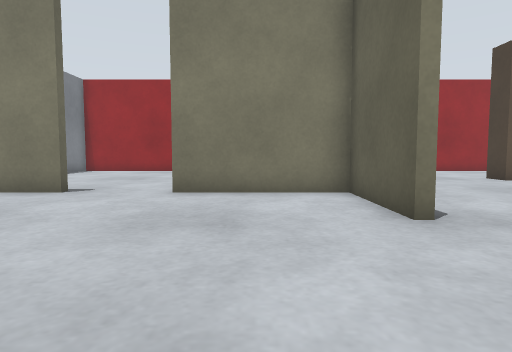
view 1 (above)

16 first-person views from a walk through a world built for the Gazebo simulator. The camera is 0.5 m above the floor, tilts 4° down and sees 75° across. The floor is counted in squares, 0.5 m on a side. Each view is taken from the middle of a square. On the plan, view 1 faces up. The plan holds only what a view shows up to about 12 squares ahead; the rest is blank. The robots in the file are not drawn.

view 2
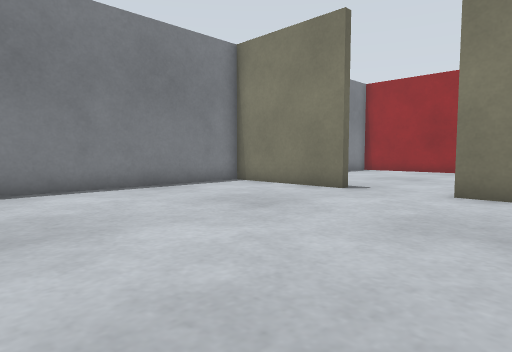

view 3
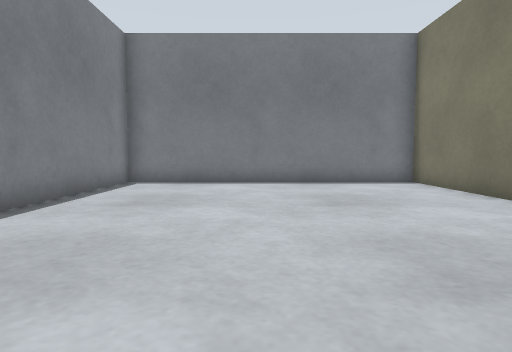

view 4
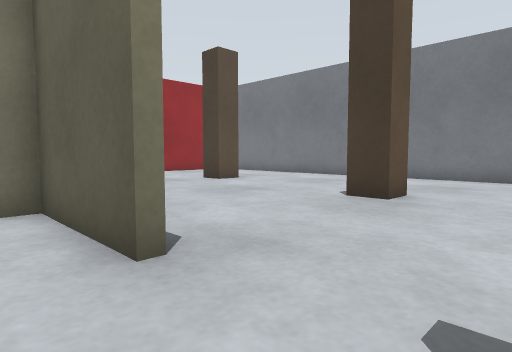

view 5
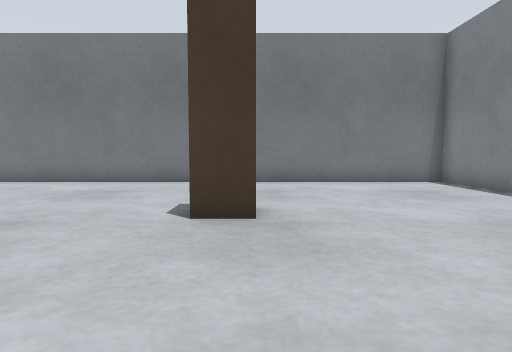

view 6
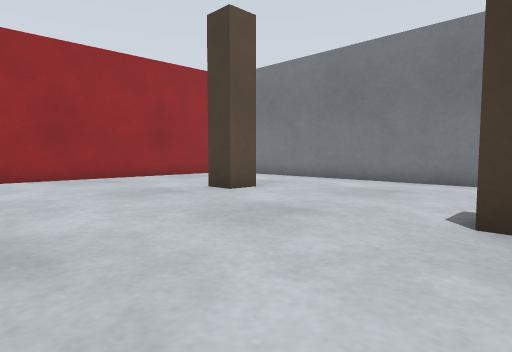

view 7
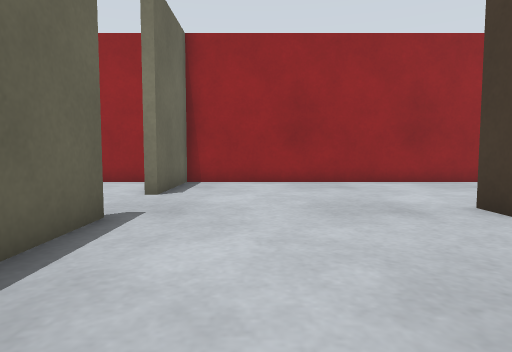

view 8
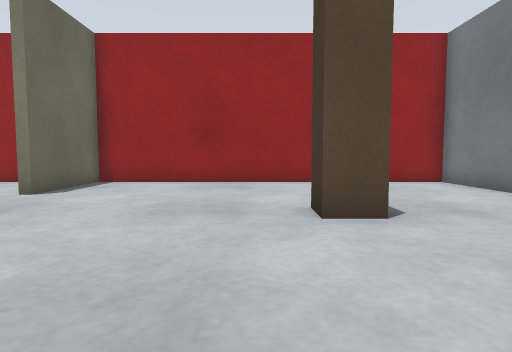

view 9
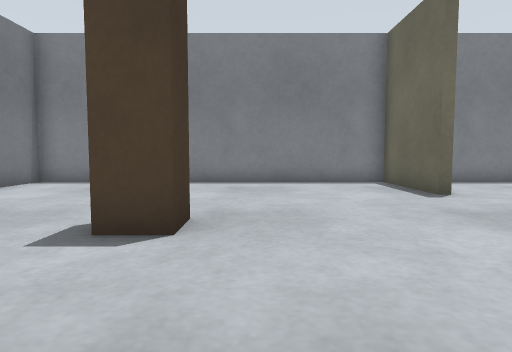

view 10
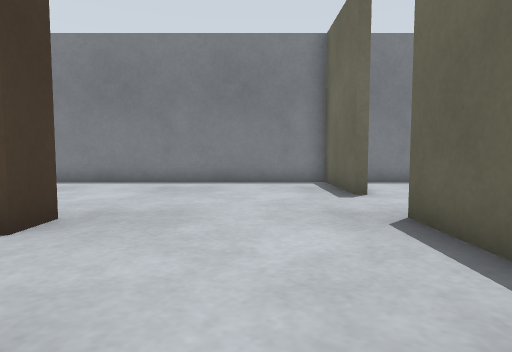

view 11
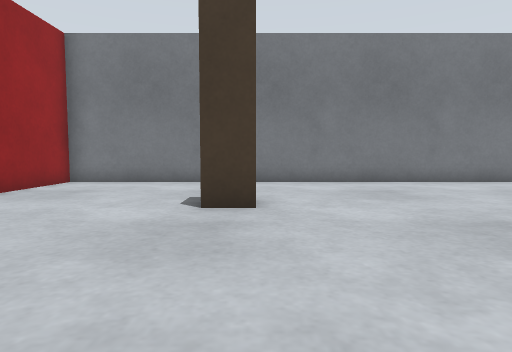

view 12
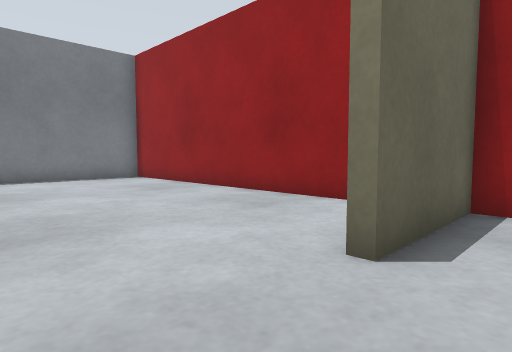

view 13
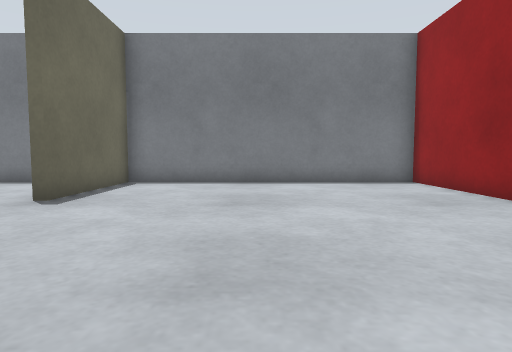

view 14
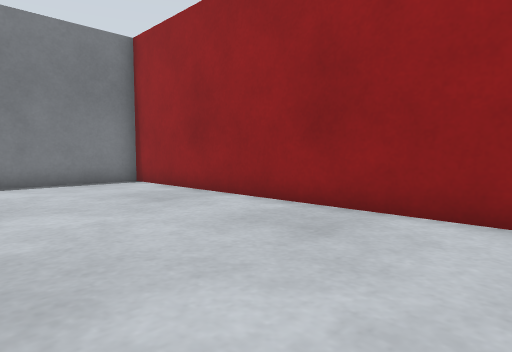

view 15
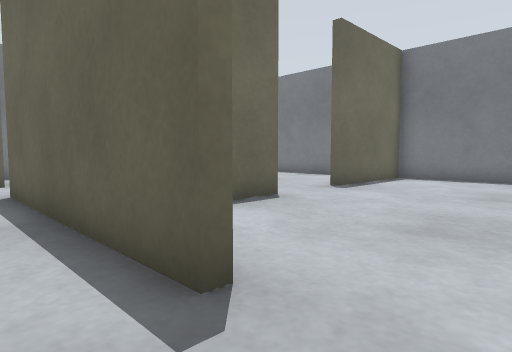

view 16
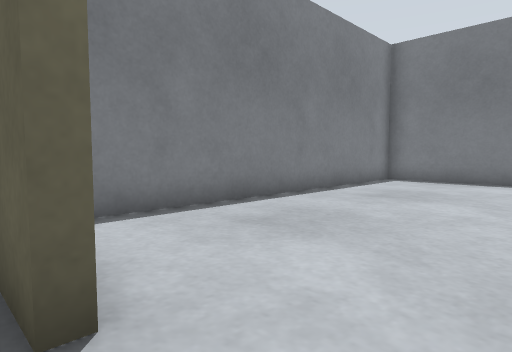

### Floor plan
Points are (right, up) in squares from view 1. A wall is a line through its corners. A room is listed if a view was taken in it or the views show most of it. See-through windows are left out.
Room 1 (views 1, 2, 4)
walls: (-4.9, 8.7) (-4.9, 8.4) (-9.3, 8.4) (-9.3, -1.3) (1.2, -1.3); (2.4, 4.9) (2.4, 8.4) (-2.1, 8.4)
ways out: opening at (2, 3.5) to room 2; opening at (-3.5, 9) to room 3
Room 2 (views 3, 5, 6, 7, 8, 9, 10, 11, 12, 15, 16)
walls: (2.6, 12.1) (2.6, 4.9) (2.4, 4.9); (2.2, 2.1) (2.6, 2.1) (2.6, -1.3) (14.4, -1.3) (14.4, 18.4) (2.6, 18.4) (2.6, 14.9)
ways out: opening at (2, 3.5) to room 1; opening at (2, 13.5) to room 3
objects: brown post (8, 5) to (9, 6); brown post (9, 12) to (10, 13)
Room 3 (views 13, 14)
walls: (-2.1, 8.7) (-0.6, 8.7); (2.2, 12.1) (2.6, 12.1); (2.6, 14.9) (2.2, 14.9); (1.4, 18.4) (-9.3, 18.4) (-9.3, 8.7) (-4.9, 8.7)
ways out: opening at (-3.5, 9) to room 1; opening at (2, 13.5) to room 2

Where each view was taken, in squares from view 1:
view 1: 0 up, 0 right, facing up
view 2: 0 up, 0 right, facing up-left
view 3: 3 up, 2 right, facing left
view 4: 2 up, 1 right, facing up-right
view 5: 5 up, 3 right, facing right
view 6: 5 up, 3 right, facing up-right
view 7: 7 up, 5 right, facing up
view 8: 7 up, 8 right, facing up
view 9: 10 up, 7 right, facing down
view 10: 10 up, 5 right, facing down
view 11: 12 up, 3 right, facing right
view 12: 12 up, 4 right, facing up-left
view 13: 13 up, 2 right, facing left
view 14: 13 up, 2 right, facing up-left
view 15: 14 up, 4 right, facing down-left
view 16: 4 up, 3 right, facing down-left
